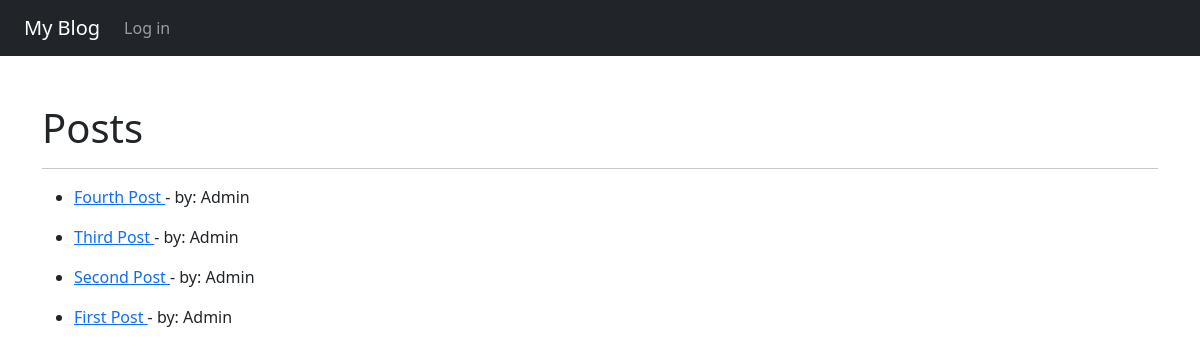
The page / on the database its author committed.
### myblog/models.py (models this page shows, shortened)
class Post(models.Model):
  title = models.CharField(max_length=255)
  author = models.ForeignKey(User, on_delete=models.CASCADE)
  body = models.TextField()
  post_date = models.DateField(auto_now_add=True)
  category = models.CharField(max_length=255, default='uncategorized')

### myblog/views.py (the view)
# urls.py: path("", IndexView.as_view(), name="index"),
class IndexView(ListView):
  model = Post
  template_name = "index.html"
  ordering = ["-post_date"]

### myblog/templates/index.html
{% extends "layout.html" %}
{% block body %}
  <h1>Posts</h1>
  <hr>
  <ul>
    {% for post in object_list %}
      <li>
        <p>
          <a href="{% url 'post' post.id %}">
            {{ post.title }}
          </a> - by: {{ post.author|title }}
        </p>
      </li>
    {% endfor %}
  </ul>
{% endblock %}

### rows shown on the page
Post: title "Fourth Post", author "Admin"
Post: title "Third Post", author "Admin"
Post: title "Second Post", author "Admin"
Post: title "First Post", author "Admin"
